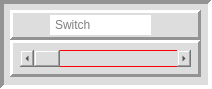
      <widget class="QFrame" name="frame_217">
       <property name="minimumSize">
        <size>
         <width>212</width>
         <height>89</height>
        </size>
       </property>
       <property name="styleSheet">
        <string notr="true">background-color: rgb(221, 221, 221);</string>
       </property>
       <property name="frameShape">
        <enum>QFrame::Panel</enum>
       </property>
       <property name="frameShadow">
        <enum>QFrame::Sunken</enum>
       </property>
       <property name="lineWidth">
        <number>4</number>
       </property>
       <property name="midLineWidth">
        <number>0</number>
       </property>
       <widget class="QFrame" name="frame_218">
        <property name="geometry">
         <rect>
          <x>10</x>
          <y>40</y>
          <width>191</width>
          <height>37</height>
         </rect>
        </property>
        <property name="styleSheet">
         <string notr="true"/>
        </property>
        <property name="frameShape">
         <enum>QFrame::Panel</enum>
        </property>
        <property name="frameShadow">
         <enum>QFrame::Raised</enum>
        </property>
        <property name="lineWidth">
         <number>3</number>
        </property>
        <widget class="QScrollBar" name="horizontalScrollBar_76">
         <property name="geometry">
          <rect>
           <x>10</x>
           <y>10</y>
           <width>171</width>
           <height>17</height>
          </rect>
         </property>
         <property name="minimumSize">
          <size>
           <width>171</width>
           <height>17</height>
          </size>
         </property>
         <property name="maximumSize">
          <size>
           <width>171</width>
           <height>17</height>
          </size>
         </property>
         <property name="styleSheet">
          <string notr="true"> border: 1px solid red</string>
         </property>
         <property name="orientation">
          <enum>Qt::Horizontal</enum>
         </property>
        </widget>
       </widget>
       <widget class="QFrame" name="frame_219">
        <property name="geometry">
         <rect>
          <x>10</x>
          <y>10</y>
          <width>191</width>
          <height>30</height>
         </rect>
        </property>
        <property name="frameShape">
         <enum>QFrame::Panel</enum>
        </property>
        <property name="frameShadow">
         <enum>QFrame::Raised</enum>
        </property>
        <property name="lineWidth">
         <number>3</number>
        </property>
        <property name="midLineWidth">
         <number>0</number>
        </property>
        <widget class="QLineEdit" name="lineEdit_76">
         <property name="geometry">
          <rect>
           <x>40</x>
           <y>5</y>
           <width>101</width>
           <height>20</height>
          </rect>
         </property>
         <property name="minimumSize">
          <size>
           <width>101</width>
           <height>20</height>
          </size>
         </property>
         <property name="maximumSize">
          <size>
           <width>101</width>
           <height>20</height>
          </size>
         </property>
         <property name="styleSheet">
          <string notr="true">QLineEdit {
 border: 3px solid wHITE;
	background-color: rgb(255, 255, 255);
}</string>
         </property>
         <property name="placeholderText">
          <string>Switch</string>
         </property>
        </widget>
       </widget>
      </widget>
